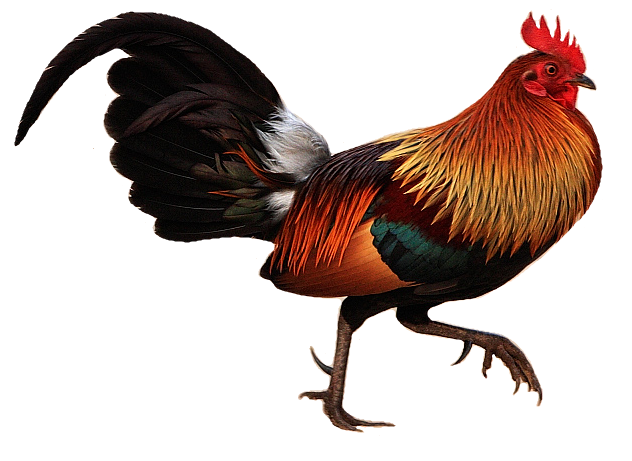
%> input picture src/img/gallo.png, 632 x 461 px
$ octave runningTimesOtsu.m   (GNU Octave 9; MATLAB toolbox functions it lacks are replaced by stand-ins)
%> lines starting %> are read from the running program, lines starting %| are printed output that depends on the picture; in (x1, y1, x2, y2) boxes, pixels count from 0 and x2, y2 are one past the last pixel; in counts of white or black regions, pixels touching at a corner belong together; the program's own positions count from 1

image =imread("../img/gallo.png");
%> image is the input picture: size 461x632x3 uint8; mean R, G, B 194.3, 180.8, 175.7
imagedimension=size(image);
%> imagedimension = [461 632 3]

[fd,msg] = fopen("runningTimesOtsu.csv","a");
if(fd<0)
    error("Could not open file because %s",msg);
end
image = rgb2gray(image);
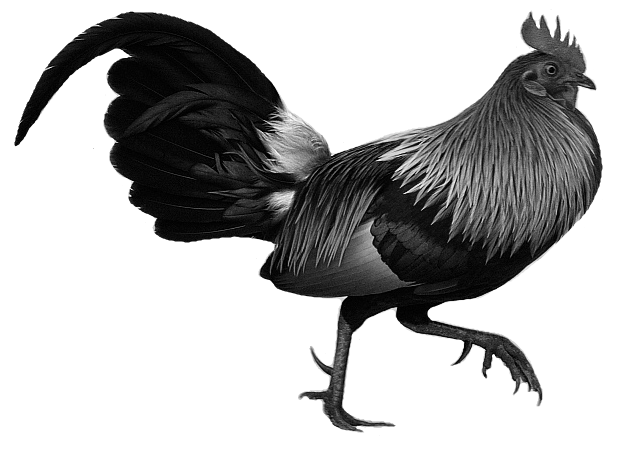
%> image: size 461x632 uint8; min 0, max 255, mean 184.3
tic

level = graythresh(image);
%> level = 0.576
BW = imbinarize(image,level);
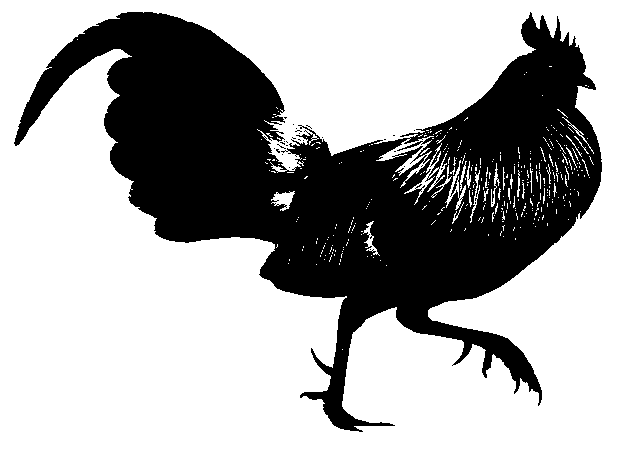
%> BW: size 461x632 logical; 67.5% white; 30 black regions (29 under 20 px), largest, box (x1, y1, x2, y2) and area: (14, 12, 602, 432) 94575

time = toc;
time = time * 1000;
fprintf(fd,"%s,%s,%g,%i,%i\n","Matlab","Otsu",time,imagedimension(2),imagedimension(1));

fclose(fd);
